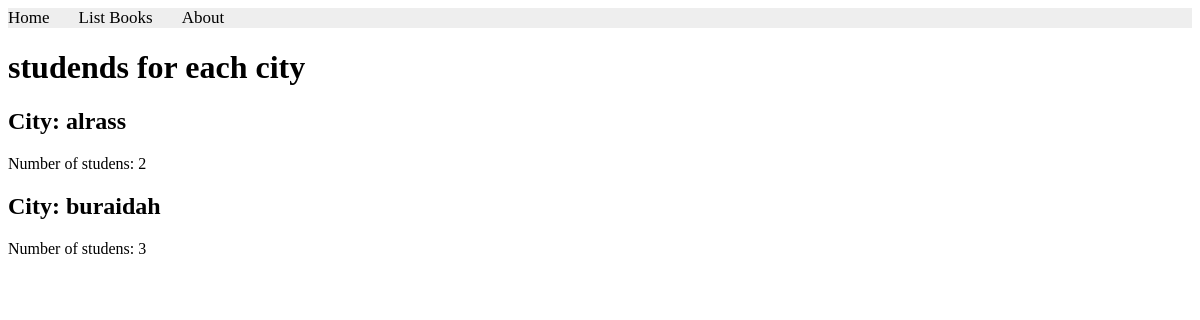
Page /books/lab8/task7 on the committed database.
### apps/bookmodule/models.py (models this page shows)
class Address(models.Model):
    city = models.CharField(max_length=50)

### apps/bookmodule/views.py (the view)
# urls.py: path('lab8/task7', views.task7),
def task7(request):
    objs = Address.objects.annotate( count=Count('student'))
    return render(request, 'bookmodule/task7.html', {'objs':objs})

### apps/templates/bookmodule/task7.html (shortened to what this page needs)
{% extends "bookmodule/layouts/base.html" %}
{% block content %}
<h1>studends for each city</h1>
{% for address in objs %}
    <h2>City: {{ address.city }}</h2>
    <p>Number of studens: {{ address.count }}</p>
{% endfor %}
{% endblock content %}

### rows in the picture
Address: city "alrass", count "2"
Address: city "buraidah", count "3"
